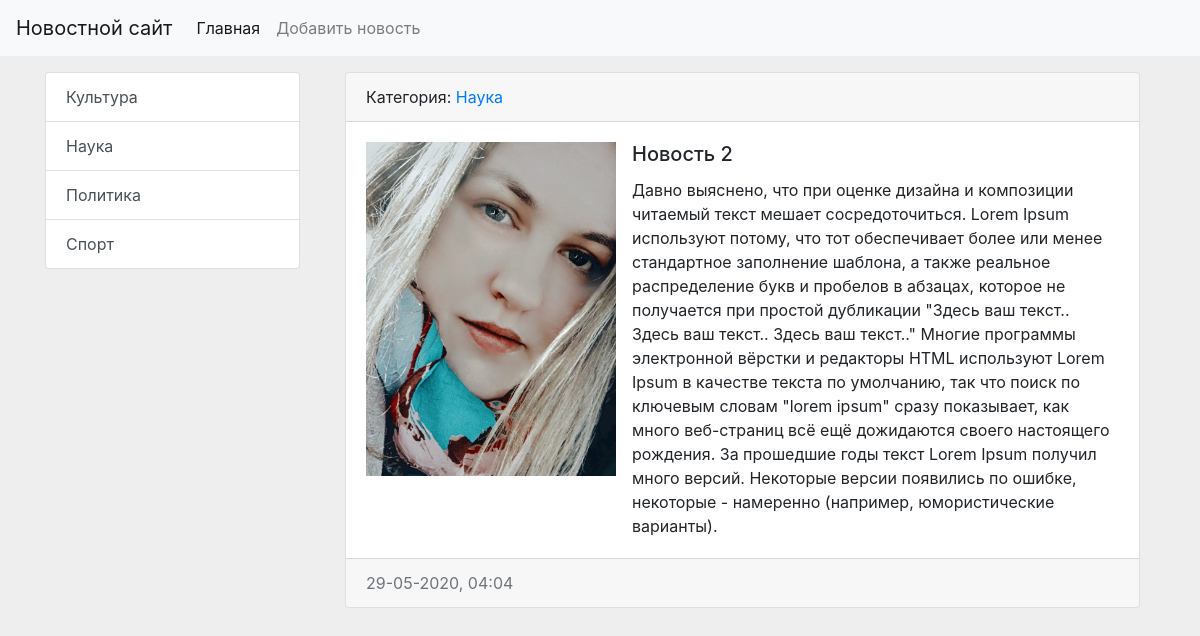
Screenshot of /news/2/ with the database file from the repository.
### news/models.py (models this page shows, shortened)
class Category(models.Model):
    title = models.CharField(max_length=150, db_index=True, verbose_name='Категории')
    def get_absolute_url(self):
        return reverse_lazy('category', kwargs={'category_id': self.pk})
    def __str__(self):
        return self.title
    class Meta:
        verbose_name = 'Категория'
        verbose_name_plural = 'Категории'
        ordering = ['title']

class News(models.Model):
    title = models.CharField(max_length=150, verbose_name='Заголовок')
    content = models.TextField(blank=True, verbose_name='Контент')
    created_at = models.DateTimeField(auto_now_add=True, verbose_name='Создано')
    updated_at = models.DateTimeField(auto_now=True, verbose_name='Обновлено')
    photo = models.ImageField(blank=True, upload_to='photos/%Y/%m/', verbose_name='Фото')
    is_published = models.BooleanField(default=True, verbose_name='Опубликовано')
    category = models.ForeignKey('Category', on_delete=models.PROTECT, verbose_name='Категория')
    class Meta:
        verbose_name = 'Новость'
        verbose_name_plural = 'Новости'
        ordering = ['created_at', 'title']

### news/views.py (the view)
# urls.py: path('news/<int:pk>/', SingleNews.as_view(), name='view_news'),
class SingleNews(DetailView):
    model = News
    template_name = 'news/view_news.html'
    context_object_name = 'news_item'

### news/templatetags/news_tags.py (called while the page is built)
@register.inclusion_tag('news/list_categories.html')
def show_categories():
    categories = Category.objects.all()
    return {'categories': categories}

### news/templates/news/view_news.html (shortened to what this page needs)
{% extends 'base.html' %}
{% block sidebar %}
    {% include 'inc/_sidebar.html' %}
{% endblock %}
{% block content %}
    <div class="col-md-12">
        <div class="card  mb-3">
            <div class="card-header">
                Категория: <a href="{{ news_item.category.get_absolute_url }}">{{ news_item.category }}</a>
            </div>
            <div class="card-body">
                <div class="media">
                    {% if news_item.photo %}
                        <img src="{{ news_item.photo.url }}" alt="" width="250" class="mr-3">
                    {% endif %}
                    <div class="media-body">
                        <h5 class="card-title">{{ news_item.title }}</h5>
                        <p class="card-text">{{ news_item.content }}</p>
                    </div>
                </div>
            </div>
            <div class="card-footer text-muted">
                {{ news_item.created_at|date:'d-m-Y, H:i' }}
            </div>
        </div>
    </div>
{% endblock %}

### news/templates/news/list_categories.html
<div class="list-group">
    {% for cat in categories %}
        <a href="{{ cat.get_absolute_url }}" class="list-group-item list-group-item-action">
            {{ cat.title }}
        </a>
    {% endfor %}
</div>

### firstsite/static/css/style.css (style rules this page uses)
body { background: #eee; }

### rows the page displays
Category: title "Культура"
Category: title "Наука"
Category: title "Политика"
Category: title "Спорт"
News: category "Наука", photo (picture), title "Новость 2", content "Давно выяснено, что при оценке дизайна и композиции читаемый текст мешает сосредоточиться. Lorem Ipsum используют потому, что тот обеспечивает более или менее стандартное заполнение шаблона, а также реальное распределение букв и пробелов в абзацах, которое не получается при простой дубликации \"Здесь ваш текст.. Здесь ваш текст.. Здесь ваш текст..\" Многие программы электронной вёрстки и редакторы HTML используют Lorem Ipsum в качестве текста по умолчанию, так что поиск по ключевым словам \"lorem ipsum\" сразу показывает, как много веб-страниц всё ещё дожидаются своего настоящего рождения. За прошедшие годы текст Lorem Ipsum получил много версий. Некоторые версии появились по ошибке, некоторые…", created_at "29-05-2020, 04:04"
